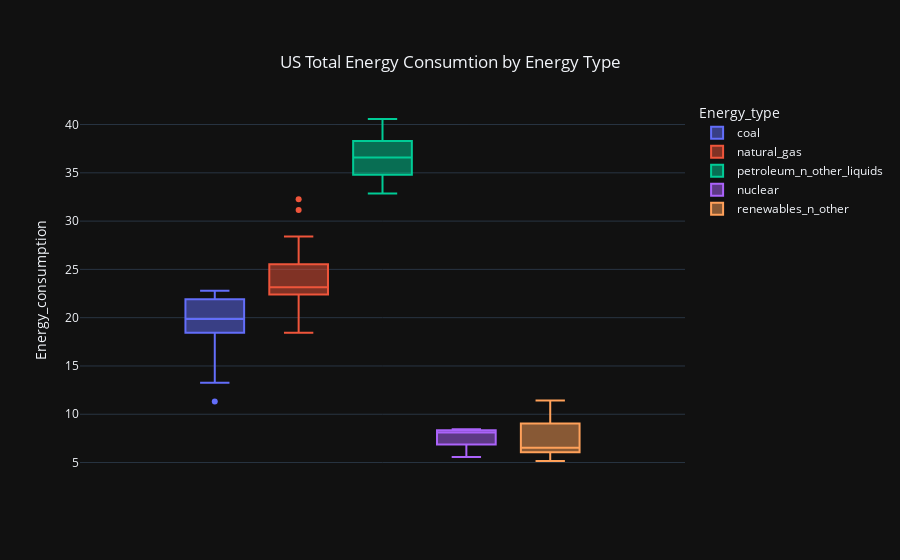

The notebook cell this image was saved under:
### Code cell
fig= px.box(us_etype_all, y='Energy_consumption', color='Energy_type', title="US Total Energy Consumtion by Energy Type", template= 'plotly_dark')
fig.update_layout({'title':{'x': 0.5, 'y': 0.9}})
fig.show()

### Figure 1 — Plotly figure (JSON) as saved in the notebook; plotly's stock layout.template omitted (floating-point values rounded to 4 significant figures)
{"data": [{"alignmentgroup": "True", "hovertemplate": "Energy_type=coal<br>Energy_consumption=%{y}<extra></extra>", "legendgroup": "coal", "marker": {"color": "#636efa"}, "name": "coal", "notched": false, "offsetgroup": "coal", "orientation": "v", "showlegend": true, "type": "box", "x0": " ", "xaxis": "x", "y": [18.85, 19.07, 19.17, 18.99, 19.12, 19.84, 19.91, 20.09, 21.0, 21.45, 21.66, 21.62, 22.58, 21.91, 21.9, 22.32, 22.47, 22.8, 22.45, 22.75, 22.39, 19.69, 20.83, 19.66, 17.38, 18.04, 18.0, 15.55, 14.23, 13.84, 13.25, 11.32], "y0": " ", "yaxis": "y"}, {"alignmentgroup": "True", "hovertemplate": "Energy_type=natural_gas<br>Energy_consumption=%{y}<extra></extra>", "legendgroup": "natural_gas", "marker": {"color": "#EF553B"}, "name": "natural_gas", "notched": false, "offsetgroup": "natural_gas", "orientation": "v", "showlegend": true, "type": "box", "x0": " ", "xaxis": "x", "y": [18.45, 19.6, 19.6, 20.03, 20.71, 21.23, 21.73, 22.67, 23.08, 23.22, 22.83, 22.91, 23.82, 22.77, 23.51, 22.83, 22.92, 22.57, 22.24, 23.66, 23.84, 23.42, 24.57, 24.95, 26.09, 26.81, 27.38, 28.19, 28.4, 28.06, 31.15, 32.25], "y0": " ", "yaxis": "y"}, {"alignmentgroup": "True", "hovertemplate": "Energy_type=petroleum_n_other_liquids<br>Energy_consumption=%{y}<extra></extra>", "legendgroup": "petroleum_n_other_liquids", "marker": {"color": "#00cc96"}, "name": "petroleum_n_other_liquids", "notched": false, "offsetgroup": "petroleum_n_other_liquids", "orientation": "v", "showlegend": true, "type": "box", "x0": " ", "xaxis": "x", "y": [34.24, 34.24, 33.56, 32.86, 33.55, 33.69, 34.56, 34.46, 35.67, 36.17, 36.84, 37.85, 38.29, 38.23, 38.3, 38.95, 40.44, 40.57, 40.23, 40.0, 37.63, 35.76, 36.44, 35.85, 35.04, 35.7, 35.98, 36.74, 37.19, 37.52, 38.35, 38.33], "y0": " ", "yaxis": "y"}, {"alignmentgroup": "True", "hovertemplate": "Energy_type=nuclear<br>Energy_consumption=%{y}<extra></extra>", "legendgroup": "nuclear", "marker": {"color": "#ab63fa"}, "name": "nuclear", "notched": false, "offsetgroup": "nuclear", "orientation": "v", "showlegend": true, "type": "box", "x0": " ", "xaxis": "x", "y": [5.587, 5.602, 6.104, 6.422, 6.479, 6.41, 6.694, 7.075, 7.087, 6.597, 7.068, 7.61, 7.862, 8.029, 8.145, 7.96, 8.223, 8.161, 8.215, 8.459, 8.426, 8.355, 8.434, 8.269, 8.062, 8.244, 8.338, 8.337, 8.427, 8.419, 8.438, 8.452], "y0": " ", "yaxis": "y"}, {"alignmentgroup": "True", "hovertemplate": "Energy_type=renewables_n_other<br>Energy_consumption=%{y}<extra></extra>", "legendgroup": "renewables_n_other", "marker": {"color": "#FFA15A"}, "name": "renewables_n_other", "notched": false, "offsetgroup": "renewables_n_other", "orientation": "v", "showlegend": true, "type": "box", "x0": " ", "xaxis": "x", "y": [5.457, 6.235, 6.04, 6.068, 5.821, 6.082, 5.987, 6.559, 7.012, 7.014, 6.491, 6.514, 6.104, 5.16, 5.726, 5.944, 6.075, 6.234, 6.637, 6.523, 7.175, 7.608, 8.267, 9.212, 8.856, 9.459, 9.752, 9.737, 10.39, 11.12, 11.34, 11.44], "y0": " ", "yaxis": "y"}], "layout": {"boxmode": "group", "legend": {"title": {"text": "Energy_type"}, "tracegroupgap": 0}, "title": {"text": "US Total Energy Consumtion by Energy Type", "x": 0.5, "y": 0.9}, "xaxis": {"anchor": "y", "domain": [0, 1]}, "yaxis": {"anchor": "x", "domain": [0, 1], "title": {"text": "Energy_consumption"}}}}
